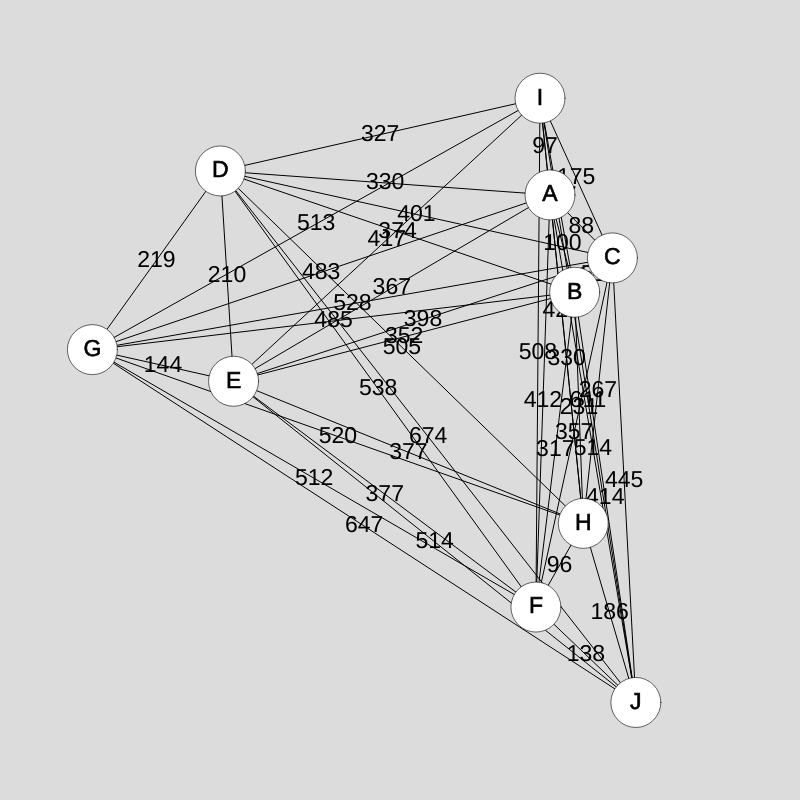
Frame 1 (no input)
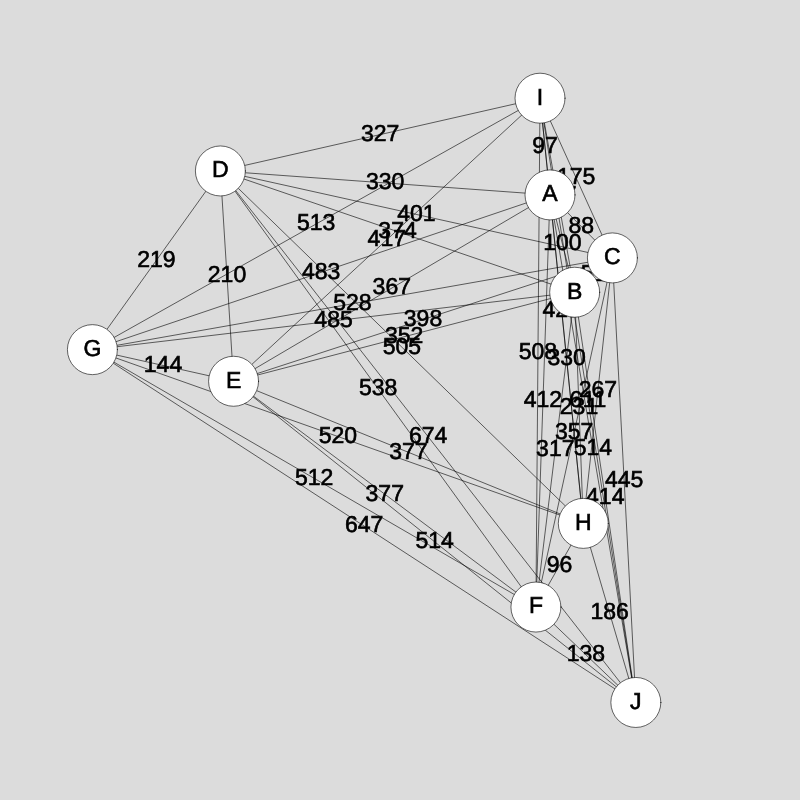
Frame 60 (no input)
Frame 120 (the mouse pressed at the canvas centre since frame 60): identical to frame 60, image omitted

The p5.js sketch that drew these frames (run headless with seeded random() and noise() and a simulated clock; from frame 60 on, the mouse is pressed at the canvas centre):

// p5.js sketch
// ── sketch.js
// Initialize an empty array for vertices and a string of letters
let vertices = [];
let letters = 'ABCDEFGHIJ';
let canvasSize = 800;
let padding = 50; // Padding to keep vertices inside the canvas
let graph = {}; // Initialize an empty object for the graph
let tspResult = null; // Initialize a null variable for the result of the traveling salesman problem

// The setup function is called once when the program starts
function setup() {
  createCanvas(canvasSize, canvasSize); // Create a canvas
  textSize(23); // Increase font size
  textAlign(CENTER, CENTER); // Center the text
  // Create vertices for each letter
  for (let i = 0; i < letters.length; i++) {
    vertices.push(new Vertex(random(padding, width - padding), random(padding, height - padding), letters[i]));
  }
  // Create a button for randomizing vertices
  createButton('Randomize').mousePressed(randomizeVertices);
}

// The draw function is called repeatedly until the program stops
function draw() {
  background(220); // Set the background color
  // Draw lines between all vertices and calculate distances
  for (let i = 0; i < vertices.length; i++) {
    for (let j = i + 1; j < vertices.length; j++) {
      line(vertices[i].x, vertices[i].y, vertices[j].x, vertices[j].y); // Draw a line between the vertices
      let d = int(dist(vertices[i].x, vertices[i].y, vertices[j].x, vertices[j].y)); // Calculate the Euclidean distance
      let midX = (vertices[i].x + vertices[j].x) / 2;
      let midY = (vertices[i].y + vertices[j].y) / 2;
      text(d, midX, midY); // Display the distance at the midpoint of the line
      // Add the distances to the graph
      if (!graph[vertices[i].letter]) {
        graph[vertices[i].letter] = {};
      }
      graph[vertices[i].letter][vertices[j].letter] = d;
      if (!graph[vertices[j].letter]) {
        graph[vertices[j].letter] = {};
      }
      graph[vertices[j].letter][vertices[i].letter] = d;
    }
  }

  // If a result for the traveling salesman problem exists, draw the path
  if (tspResult) {
    stroke('green');
    strokeWeight(4);
    for (let i = 0; i < tspResult.path.length - 1; i++) {
      let v1 = vertices.find(v => v.letter === tspResult.path[i]);
      let v2 = vertices.find(v => v.letter === tspResult.path[i + 1]);
      line(v1.x, v1.y, v2.x, v2.y);
    }
    stroke('black');
    strokeWeight(0.6);
  }else{
    stroke('black');
    strokeWeight(0.6);
  }

  // Check if the mouse is over a vertex and change the cursor accordingly
  let overVertex = false;
  for (let vertex of vertices) {
    vertex.display();
    if (vertex.isMouseOver()) {
      overVertex = true;
    }
  }
  cursor(overVertex ? HAND : ARROW);
}

// Function to randomize the positions of the vertices
function randomizeVertices() {
  for (let vertex of vertices) {
    vertex.x = random(padding, width - padding);
    vertex.y = random(padding, height - padding);
  }
  tspResult = null; // Reset the result of the traveling salesman problem
  document.getElementById('result').innerHTML = ""; // Clear the result display
}

// Class for vertices
class Vertex {
  constructor(x, y, letter) {
    this.x = x;
    this.y = y;
    this.letter = letter;
    this.diameter = 50; // Diameter of the circle
  }

  // Function to display the vertex
  display() {
    if (tspResult && tspResult.path.includes(this.letter)) {
      fill('green');
    } else {
      fill(255); // Fill the circle with white color to hide the line
    }
    ellipse(this.x, this.y, this.diameter, this.diameter); // Draw the circle
    fill(0); // Fill the text with black color
    text(this.letter, this.x, this.y); // Display the letter
  }
  
  // Function to check if the mouse is over the vertex
  isMouseOver() {
    // Calculate the distance between the mouse and the center of the circle
    let d = dist(mouseX, mouseY, this.x, this.y);
    return d < this.diameter / 2;
  }

  

  // Function to handle mouse press events
  onMousePressed() {
    if (this.isMouseOver()) {
      tspResult = travelingSalesman(graph, this.letter); // Solve the traveling salesman problem
      document.getElementById("result").innerHTML = "The shortest path is " + tspResult.path.join("-") + " with total weight " + tspResult.weight;
      return true;
    }
    return false;
  }
}

// Function to handle mouse press events
function mousePressed() {
  for (let vertex of vertices) {
    if (vertex.onMousePressed()) {
      break;
    }
  }
}

// Function to solve the traveling salesman problem using a basic genetic algorithm
function travelingSalesman(graph, start) {
  const populationSize = 50; // Number of chromosomes in the population
  const mutationRate = 0.01; // Probability of a mutation in each gene
  const generations = 100; // Number of generations

  let population = [];

  // Initialize population with random chromosomes
  for (let i = 0; i < populationSize; i++) {
    population.push(generateRandomChromosome(Object.keys(graph), start));
  }

  // Iterate through generations
  for (let gen = 0; gen < generations; gen++) {
    population = evolvePopulation(population, graph);
  }

  // Return the fittest chromosome
  return evaluateFitness(population[0], graph);

  // Helper functions

  // Function to generate a random chromosome
  function generateRandomChromosome(cities, start) {
    let chromosome = shuffle(cities.filter(city => city !== start)); // Create a shuffled copy of the cities excluding the start city
    chromosome.unshift(start); // Add the start city at the beginning
    chromosome.push(start); // Make it a closed loop
    return chromosome;
  }

  // Function to evolve the population using selection, crossover, and mutation
  function evolvePopulation(population, graph) {
    let newPopulation = [];
    for (let i = 0; i < population.length; i++) {
      let parent1 = selectParent(population, graph);
      let parent2 = selectParent(population, graph);
      let child = crossover(parent1, parent2);
      mutate(child, mutationRate);
      newPopulation.push(child);
    }
    return newPopulation.sort((a, b) => evaluateFitness(a, graph).fitness - evaluateFitness(b, graph).fitness); // Sort the population by fitness
  }

  // Function to select a parent based on fitness
  function selectParent(population, graph) {
    let totalFitness = population.reduce((sum, chromosome) => sum + evaluateFitness(chromosome, graph).fitness, 0);
    let randomValue = random(0, totalFitness);
    let accumulatedFitness = 0;

    for (let chromosome of population) {
      accumulatedFitness += evaluateFitness(chromosome, graph).fitness;
      if (accumulatedFitness > randomValue) {
        return chromosome;
      }
    }
  }

  // Function to perform crossover between two parents
  function crossover(parent1, parent2) {
    const crossoverPoint = Math.floor(parent1.length / 2);
    let child = parent1.slice(0, crossoverPoint);

    for (let gene of parent2) {
      if (!child.includes(gene)) {
        child.push(gene);
      }
    }

    child.push(child[0]); // Make it a closed loop
    return child;
  }

  // Function to perform mutation on a chromosome
  function mutate(chromosome, mutationRate) {
    for (let i = 1; i < chromosome.length - 1; i++) {
      if (random() < mutationRate) {
        let swapIndex = i + floor(random(chromosome.length - i - 1));
        [chromosome[i], chromosome[swapIndex]] = [chromosome[swapIndex], chromosome[i]];
      }
    }
  }

  // Function to evaluate fitness of a chromosome
  function evaluateFitness(chromosome, graph) {
    let totalDistance = 0;
    for (let i = 0; i < chromosome.length - 1; i++) {
      totalDistance += graph[chromosome[i]][chromosome[i + 1]];
    }
    return { path: chromosome, weight: totalDistance, fitness: 1 / totalDistance }; // Use 1/distance to favor shorter paths
  }

  // Function to shuffle an array
  function shuffle(array) {
    for (let i = array.length - 1; i > 0; i--) {
      const j = Math.floor(random() * (i + 1));
      [array[i], array[j]] = [array[j], array[i]];
    }
    return array;
  }
}
